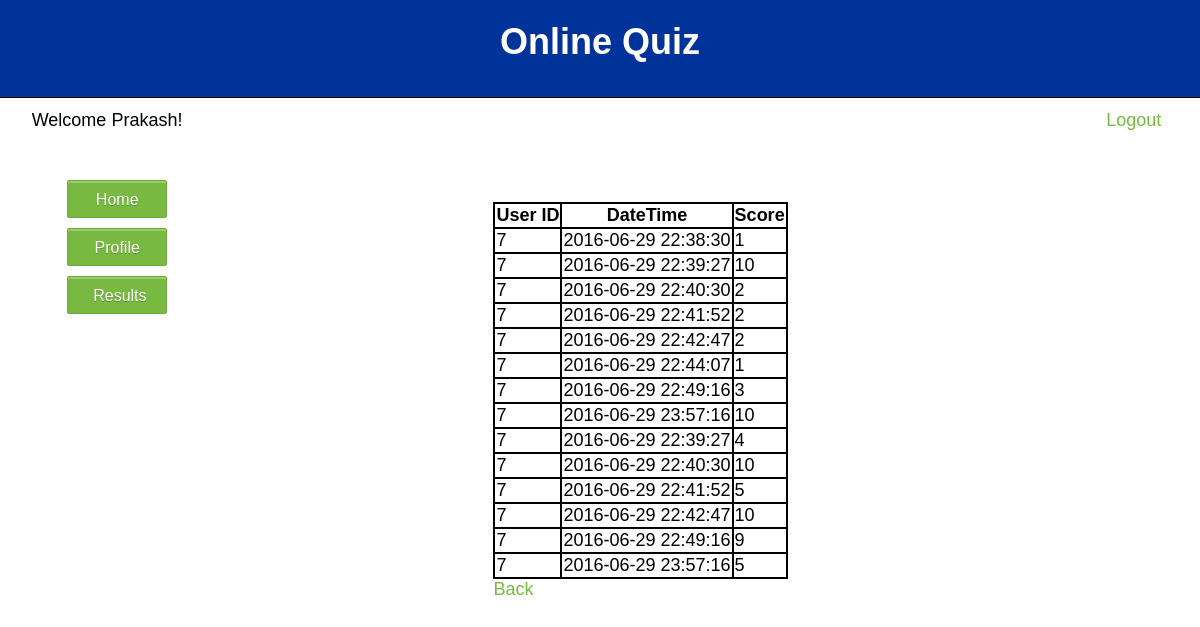
The app's page /report.php (signed in) with its own data.
### tables this page shows
CREATE TABLE `user` (
  `id` int(11) NOT NULL,
  `firstname` varchar(50) NOT NULL,
  `lastname` varchar(50) NOT NULL,
  `email` varchar(50) NOT NULL,
  `password` varchar(50) NOT NULL,
  `phonenumber` bigint(20) NOT NULL,
  `address` varchar(50) NOT NULL,
  `trn_date` datetime NOT NULL
);

### report.php (the view, shortened to what this page needs)
<?php
require ('db.php');
$id = $_SESSION['userid'];
?>
<!DOCTYPE html>
<html>
		<head>
			<link rel="stylesheet" href="css/style.css" />
		</head>
		<p id="welcome">
				Welcome <?php echo $_SESSION['uname']; ?>!
				<a id="btnLogout" href="logout.php">Logout</a>
			</p>
		<body>
		<div class="form">
		<form action='' method="get">
				<aside id="asideOptions">
				<input  class="btn" type='submit' value='Home' name='Home'><br />
				<input class="btn"  type='submit' value='Profile' name='Profile'><br />
				<input class="btn"  type='submit' value='Results' name='Results'><br />
			</aside>
		<aside id="asideMain1">
		<?php
				$query =  "select user.id, count(answers.answergiven) , answers.testid  from user , question  , answers
				where user.id = '$id' and  answers.userid = '$id' and question.questionid = answers.questionid
				and question.answer = answers.answergiven group by answers.testid";
				$query1 =  "select user.id, count(answers.answergiven) , answers.testid  from user , quiz2  , answers
				where user.id = '$id' and  answers.userid = '$id' and quiz2.questionid = answers.questionid
				and quiz2.answer = answers.answergiven group by answers.testid";
				$res = mysqli_query($conn, $query);
				$res1 = mysqli_query($conn, $query1);
				$row = mysqli_num_rows($res);
				$row1 = mysqli_num_rows($res1);
				if($row>0 || $row1>0)
				{?>
 					<table id="reportTable">
 						<tr>
 							<th>User ID</th>
							<th>DateTime</th>
							<th>Score</th>
						</tr>
					<?php while($rows = mysqli_fetch_assoc($res) )
					{?>
						<tr>
							<td><?php echo $rows["id"]; ?></td>
							<td><?php echo $rows["testid"]; ?></td>
							<td><?php echo $rows["count(answers.answergiven)"]; ?></td>
						</tr>
					<?php
					 } ?>
					<?php while($rows1 = mysqli_fetch_assoc($res1) ) {
					?>
						<tr>
							<td><?php echo $rows1["id"]; ?></td>
							<td><?php echo $rows1["testid"]; ?></td>
							<td><?php echo $rows1["count(answers.answergiven)"]; ?></td>
						</tr>
						<?php
						}?>
		</table><a href="home.php">Back</a>
		</div>
		<?php } ?>
	</body>
</html>

### css/style.css (style rules this page uses)
body { font-family:Arial, Sans-Serif; font-size: 18px; }
a { color:#78b941; text-decoration:none; }
.form { width: 90%; margin: 0 auto; }
input[type='submit'] { padding: 10px 25px 8px; color: #fff; background-color: #78b941; text-shadow: rgba(0,0,0,0.24) 0 1px 0; font-size: 16px; box-shadow: rgba(255,255,255,0.24) 0 2px 0 0 inset,#fff 0 1px 0 0; border: 1px solid #6faf38; border-radius: 2px; margin-top: 10px; cursor:pointer; }
table,th,td,tr { border: 2px black solid; border-collapse: collapse; }
a { margin-top: 20px; }
#welcome { text-align: left; margin-top: 1%; margin-left:2%; margin-right: 1%; }
#btnLogout { text-align: right; margin-top: 0%; margin-left:80%; margin-right: 0%; }
#heading { text-align: left; margin-top: -1%; margin-left:-1%; margin-right:-1%; text-align: center; height:100px; border: 1px solid black; background-color: #003399; color: white; clear: both; }
#asideOptions { height : 80%; width: 10%; margin-top:2%; float: left; text-align: left; }
.btn { width: 100px; }
#asideMain1 { margin-top:5%; margin-left:30%; height : 80%; width: 50%; float:left; }

### records on screen
user: id "7", testid "2016-06-29 22:38:30", count "1", testid "2016-06-29 22:39:27", count "10", testid "2016-06-29 22:40:30", count "2", testid "2016-06-29 22:41:52", testid "2016-06-29 22:42:47", testid "2016-06-29 22:44:07", testid "2016-06-29 22:49:16", count "3", testid "2016-06-29 23:57:16", count "4", count "5", count "9"

### other values on screen
$_SESSION['uname'] "Prakash"
